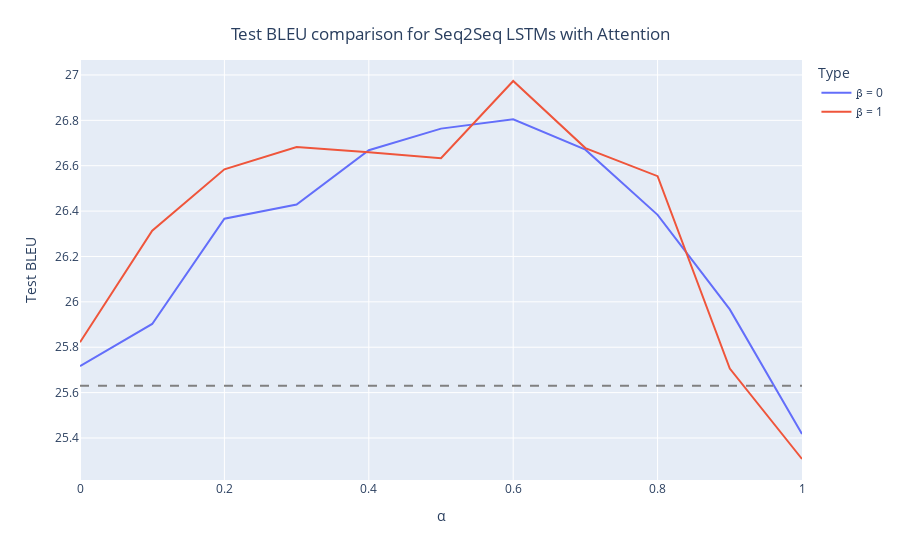

The cell this chart's notebook holds for it:
### Code cell
data_dict = {'α': 2 * [i/10 for i in range(0, 11)], 
             'Test BLEU': [val * 100 for val in beta_0_attention] + [val * 100 for val in beta_1_attention],
             'Type': ["ꞵ = 0" for i in range(len(beta_0_attention))] + ["ꞵ = 1" for i in range(len(beta_1_attention))]}

df = pd.DataFrame(data_dict)

fig = px.line(df, x='α', y='Test BLEU', color='Type')
fig.add_hline(y=25.63, line_dash='dash', line_color='grey')
fig.update_layout(
    title={
        'text': "Test BLEU comparison for Seq2Seq LSTMs with Attention",
        'y':0.95,
        'x':0.5,
        'xanchor': 'center',
        'yanchor': 'top'})
fig.show()
fig.write_html('attention_single_model_plot.html')

### Figure 1 — Plotly figure (JSON) as saved in the notebook; plotly's stock layout.template omitted (floating-point values rounded to 4 significant figures)
{"data": [{"hovertemplate": "Type=ꞵ = 0<br>α=%{x}<br>Test BLEU=%{y}<extra></extra>", "legendgroup": "ꞵ = 0", "line": {"color": "#636efa", "dash": "solid"}, "marker": {"symbol": "circle"}, "mode": "lines", "name": "ꞵ = 0", "orientation": "v", "showlegend": true, "type": "scatter", "x": [0, 0.1, 0.2, 0.3, 0.4, 0.5, 0.6, 0.7, 0.8, 0.9, 1], "xaxis": "x", "y": [25.72, 25.9, 26.37, 26.43, 26.67, 26.76, 26.8, 26.67, 26.38, 25.97, 25.42], "yaxis": "y"}, {"hovertemplate": "Type=ꞵ = 1<br>α=%{x}<br>Test BLEU=%{y}<extra></extra>", "legendgroup": "ꞵ = 1", "line": {"color": "#EF553B", "dash": "solid"}, "marker": {"symbol": "circle"}, "mode": "lines", "name": "ꞵ = 1", "orientation": "v", "showlegend": true, "type": "scatter", "x": [0, 0.1, 0.2, 0.3, 0.4, 0.5, 0.6, 0.7, 0.8, 0.9, 1], "xaxis": "x", "y": [25.82, 26.31, 26.58, 26.68, 26.66, 26.63, 26.97, 26.68, 26.55, 25.71, 25.31], "yaxis": "y"}], "layout": {"legend": {"title": {"text": "Type"}, "tracegroupgap": 0}, "margin": {"t": 60}, "shapes": [{"line": {"color": "grey", "dash": "dash"}, "type": "line", "x0": 0, "x1": 1, "xref": "x domain", "y0": 25.63, "y1": 25.63, "yref": "y"}], "title": {"text": "Test BLEU comparison for Seq2Seq LSTMs with Attention", "x": 0.5, "xanchor": "center", "y": 0.95, "yanchor": "top"}, "xaxis": {"anchor": "y", "domain": [0, 1], "title": {"text": "α"}}, "yaxis": {"anchor": "x", "domain": [0, 1], "title": {"text": "Test BLEU"}}}}
